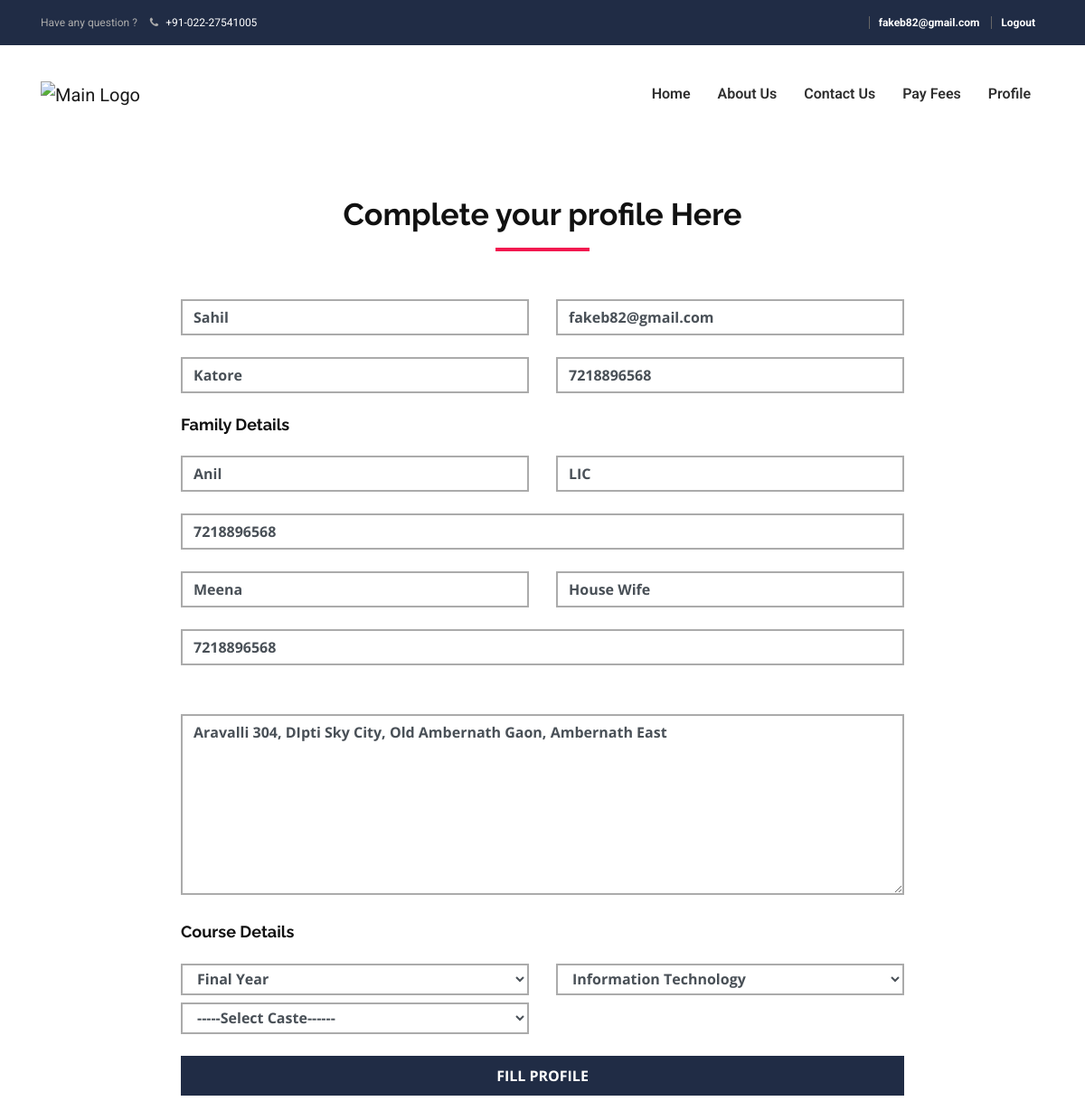
The page /profile.php (signed in) on the database its author committed.
### tables this page shows
CREATE TABLE `users` (
  `id` int(11) NOT NULL,
  `uname` varchar(255) NOT NULL,
  `email` varchar(255) NOT NULL,
  `password` varchar(255) NOT NULL,
  `is_verified` int(11) NOT NULL
);

CREATE TABLE `user_detail` (
  `id` int(11) NOT NULL,
  `uid` int(11) NOT NULL,
  `lname` varchar(255) NOT NULL,
  `phno` bigint(20) NOT NULL,
  `fatname` varchar(255) NOT NULL,
  `fatoccu` varchar(255) NOT NULL,
  `fatnum` bigint(20) NOT NULL,
  `motname` varchar(255) NOT NULL,
  `motoccu` varchar(255) NOT NULL,
  `motnum` bigint(20) NOT NULL,
  `address` varchar(800) NOT NULL,
  `year` varchar(255) NOT NULL,
  `course` varchar(255) NOT NULL
);

### profile.php (the view, shortened to what this page needs)
<!DOCTYPE html>
<html lang="en-us">
    <head>
        <link href="assets/css/bootstrap.min.css" rel="stylesheet" />
        <link href="assets/css/font-awesome.css" rel="stylesheet" />
        <link href="assets/css/custom-font.css" rel="stylesheet" />
        <link href="assets/plugins/owl-carousel/css/owl.carousel.css" rel="stylesheet" />
        <link href="assets/plugins/owl-carousel/css/owl.theme.css" rel="stylesheet" />
        <link href="assets/css/navigation.css" rel="stylesheet" />
        <link href="assets/css/preloader.css" rel="stylesheet" />
        <link href="assets/css/style.css" rel="stylesheet" />
        <link href="assets/css/responsive.css" rel="stylesheet" />
    </head>
    <body data-spy="scroll" data-target=".navbar" data-offset="50" class="home">
        <?php
    include('header.php');
    include('conn.php');
    $userdata = "SELECT * from users where email = '{$_SESSION['email']}'";
    $sql = mysqli_query($conn, $userdata);
    $row = mysqli_fetch_assoc($sql);
    if ($row['is_verified'] == 2) {
        $get_user_data = "SELECT * FROM user_detail WHERE uid = {$row['id']}";
        $query = mysqli_query($conn, $get_user_data);
        $data = mysqli_fetch_assoc($query);
    ?>
        <section>
            <div class="text-center">
                <h2>Complete your profile Here</h2>
                <hr class="tital_border">
            </div>
            <div class="contact_form1 w-100 ml-auto mr-auto m-t-30">
                <form method="post" action="stud-details.php?uid=<?php echo $row['id']; ?>">
                    <div class="row">
                        <div class="col-sm-6 ">
                            <input type="text" placeholder="Name" id="name" name="name" class="form-control" required
                                value="<?php echo $row['uname']; ?>">
                        </div>
                        <div class="col-sm-6">
                            <input type="email" placeholder="Email" id="email" name="email" class="form-control"
                                required value="<?php echo $row['email']; ?>">
                        </div>
                    </div>
                    <br />
                    <div class="row">
                        <div class="col-sm-6 ">
                            <input type="text" placeholder="Last Name" id="surname" name="lname" class="form-control"
                                required value="<?php echo $data['lname']; ?>">
                        </div>
                        <div class="col-sm-6 ">
                            <input type="number" placeholder="Your Phone Number" id="phno" name="phno"
                                class="form-control" required value="<?php echo $data['phno']; ?>">
                        </div>
                    </div>
                    <br />
                    <h4>Family Details</h4>
                    <br />
                    <div class="row">
                        <div class="col-sm-6 ">
                            <input type="text" placeholder="Fathers Name" id="fatname" name="fatname"
                                class="form-control" required value="<?php echo $data['fatname']; ?>">
                        </div>
                        <div class="col-sm-6">
                            <input type="text" placeholder="Fathers Occupation" id="fatoccu" name="fatoccu"
                                class="form-control" required value="<?php echo $data['fatoccu']; ?>">
                        </div>
                    </div>
                    <br />
                    <div class="row">
                        <div class="col-sm-12 ">
                            <input type="number" placeholder="Fathers Phone Number" name="fatnum" class="form-control"
                                required value="<?php echo $data['fatnum']; ?>">
                        </div>
                    </div>
                    <br />
                    <div class="row">
                        <div class="col-sm-6 ">
                            <input type="text" placeholder="Mothers Name" name="motname" class="form-control" required
                                value="<?php echo $data['motname']; ?>">
                        </div>
                        <div class="col-sm-6">
                            <input type="text" placeholder="Mothers Occupation" name="motoccu" class="form-control"
                                required value="<?php echo $data['motoccu']; ?>">
                        </div>
                    </div>
                    <br />
                    <div class="row">
                        <div class="col-sm-12 ">
                            <input type="number" placeholder="Mothers Phone Number" name="motnum" class="form-control"
                                required value="<?php echo $data['motnum']; ?>">
                        </div>
                    </div>
                    <br />
                    <div class="row">
                        <div class="col-sm-12 col-sm-offset-1">
                            <div class="form-group">
                                <textarea placeholder="Your Living Address" name="address" rows="1"
                                    class="form-control form_message"
                                    required><?php echo $data['address']; ?></textarea>
                            </div>
                        </div>
                    </div>
                    <h4>Course Details</h4>
                    <br />
                    <div class="row">
                        <div class="col-sm-6 ">
                            <select class="form-select form-control" aria-label="Default select example"
                                style="height:35px" name="year" required placeholder=""
                                value="<?php echo $data['year']; ?>">
                                <option><?php echo $data['year']; ?></option>
                            </select>
                        </div>
                        <div class="col-sm-6">
                            <select class="form-select form-control" aria-label="Default select example"
                                style="height:35px" name="course" required placeholder=""
                                value="<?php echo $data['course']; ?>">
                                <option value="Information Technology">Information Technology</option>
                            </select>
                        </div>
                        <div class="col-sm-6 mt-2">
                            <select class="form-select form-control" aria-label="Default select example"
                                style="height:35px" name="year" required placeholder="">
                                <option value="" disabled selected hidden>-----Select Caste------</option>
                            </select>
                        </div>
                    </div>
                    <br />
                    <button type="submit" class="btn btn-default profile_btn col-lg-12">
                        Fill Profile
                    </button>
                    <br />
                </form>
            </div>
        </section>
        <?php
    }
    ?>
    </body>
</html>

### assets/css/style.css (style rules this page uses)
html, body { font-size: 16px; background-color: #ffffff; font-family: 'Roboto', sans-serif; height: 96%; color: #111111; font-weight: 400; }
h1, h2, h3, h4, h5 { font-family: 'Raleway', sans-serif; font-weight: 700; margin: 0; }
h2 { font-size: 34px; color: #111111; }
h4 { font-size: 18px; }
section { padding: 60px 0; }
.m-t-30 { margin-top: 30px; }
.profile_btn { background: #202C45; border: medium none; border-radius: 0; font-family: OpenSans-Bold; padding: 10px 20px; color: #ffffff; position: relative; text-transform: uppercase; transform: perspective(1px) translateZ(0px); transition: all 0.59s ease 0s; }
.profile_btn::before { background: #F2184F; bottom: 0; content: ""; left: 0; position: absolute; right: 0; top: 0; transform: scale(0); transition-duration: 0.3s; transition-property: transform; transition-timing-function: ease-out; z-index: -1; }
.tital_border { border: 2px solid #F2184F; width: 100px; display: inline-block; }
.contact_form1 { max-width: 800px; }
.contact_form1 .form-control { border: 2px solid #ababab; border-radius: 0; font-family: opensans-bold; height: 40px; }
.contact_form1 .form_message { margin: 30px 0; min-height: 200px; }

### rows shown on the page
users: name "Sahil", email "fakeb82@gmail.com"
user_detail: lname "Katore", phno "7218896568", fatname "Anil", fatoccu "LIC", fatnum "7218896568", motname "Meena", motoccu "House Wife", motnum "7218896568", address "Aravalli 304, DIpti Sky City, Old Ambernath Gaon, Ambernath East", year "Final Year", course "Information Technology"

### other values the page prints
$_SESSION['email'] "fakeb82@gmail.com"
